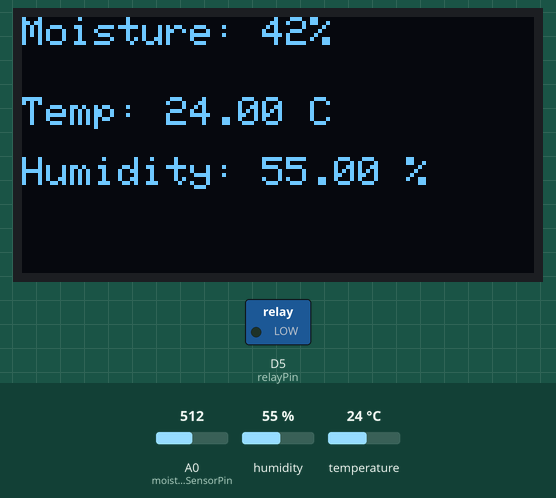
The sketch below on a simulated ESP8266 (NodeMCU). Shown: 128×64 one-colour display, switched loads named in the sketch (green lamp = pin HIGH). The test bench sets the inputs (shaded band); at power-on: A0 (moistureSensorPin) = 512, humidity 55 %, temperature 24 °C. WiFi joins after 1.5 s; servers stay silent unless stated; the display library's start-up logo is not drawn.

Above: at 5.0 s.
5.1 s: A0 (moistureSensorPin) set to 546
At 6.5 s:
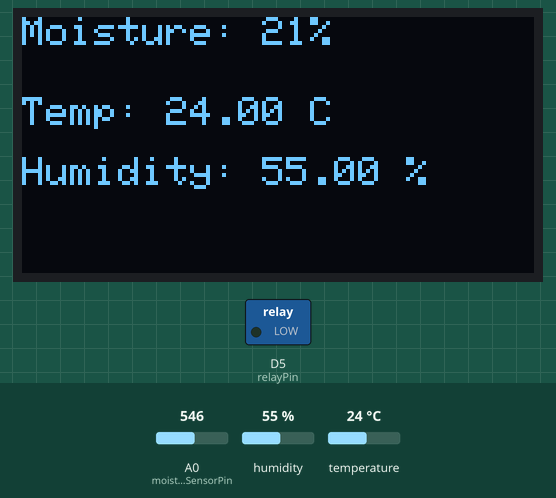
7.4 s: A0 (moistureSensorPin) set to 568
At 8.5 s:
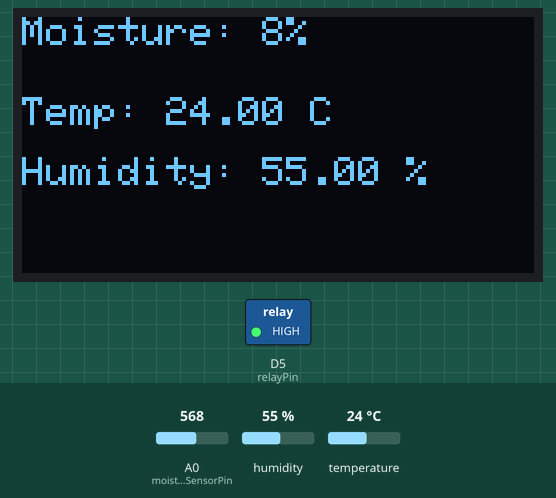
9.5 s: humidity set to 22 %
At 10.4 s:
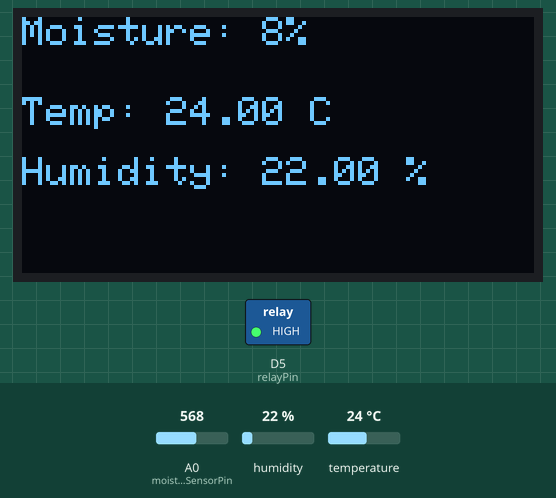
11.6 s: temperature set to 12 °C
At 13.4 s:
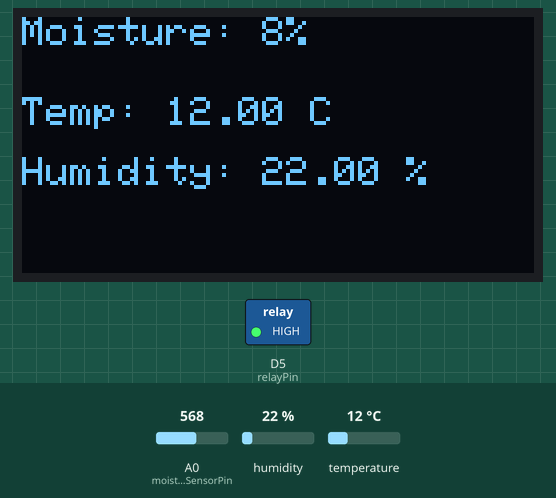
13.7 s: humidity set to 40 %
At 15.4 s:
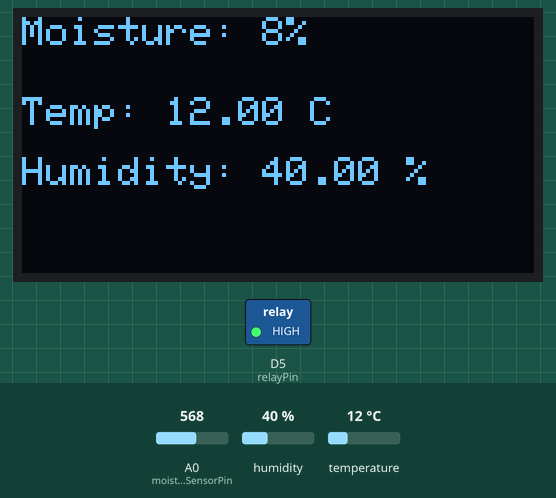
15.7 s: A0 (moistureSensorPin) set to 511
At 17.4 s:
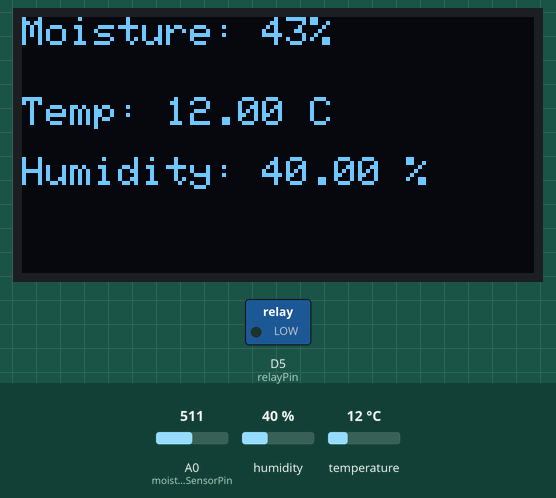
Timing chart, 0 to 18.8 s (numbered marks = the images above; inputs shaded):
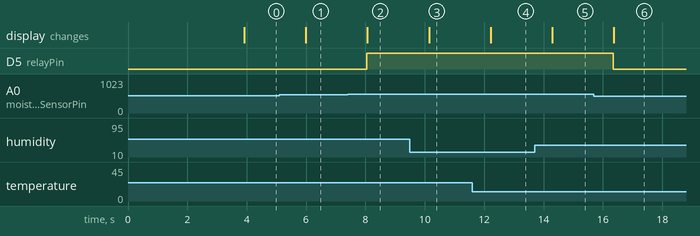

The sketch:

Smart_soil_moisture_monitoring.ino
```cpp
// 🔧 Blynk Configuration
#define BLYNK_TEMPLATE_ID "TMPL3huF9rXic"
#define BLYNK_TEMPLATE_NAME "Water system"
#define BLYNK_AUTH_TOKEN "CeCf5vCe8x-6-q_sjRLNj-7uKPoJFFR3"

// 📦 Libraries
#include <ESP8266WiFi.h>
#include <BlynkSimpleEsp8266.h>
#include <Wire.h>
#include <Adafruit_GFX.h>
#include <Adafruit_SSD1306.h>
#include <DHT.h>

// 📶 WiFi Credentials
char ssid[] = "AR";
char pass[] = "12345678";

// 📺 OLED settings
#define SCREEN_WIDTH 128
#define SCREEN_HEIGHT 64
#define OLED_RESET -1
Adafruit_SSD1306 display(SCREEN_WIDTH, SCREEN_HEIGHT, &Wire, OLED_RESET);

// 🌱 Moisture Sensor
const int moistureSensorPin = A0;
int airValue = 582;
int waterValue = 420;

// ⚡ Relay
const int relayPin = D5;

// 🌡️ DHT11 Sensor
#define DHTPIN D4
#define DHTTYPE DHT11
DHT dht(DHTPIN, DHTTYPE);

void setup() {
  Serial.begin(9600);

  // Initialize OLED
  if (!display.begin(SSD1306_SWITCHCAPVCC, 0x3C)) {
    Serial.println(F("SSD1306 allocation failed"));
    while (true); // Stop if OLED fails
  }
  display.display();
  delay(2000);
  display.clearDisplay();

  // Initialize Relay and DHT
  pinMode(relayPin, OUTPUT);
  digitalWrite(relayPin, LOW);
  dht.begin();

  // Connect to WiFi and Blynk
  WiFi.begin(ssid, pass);
  Blynk.begin(BLYNK_AUTH_TOKEN, ssid, pass);
}

void loop() {
  Blynk.run();

  // 🌱 Read Soil Moisture
  int sensorValue = analogRead(moistureSensorPin);
  int moisturePercent = map(sensorValue, airValue, waterValue, 0, 100);
  moisturePercent = constrain(moisturePercent, 0, 100);

  // 🌡️ Read Temperature and Humidity
  float temperature = dht.readTemperature();
  float humidity = dht.readHumidity();

  // 🛰️ Send to Blynk
  Blynk.virtualWrite(V0, moisturePercent);
  Blynk.virtualWrite(V1, temperature);
  Blynk.virtualWrite(V2, humidity);

  // ⚡ Relay Control: ON when 0-15%, OFF at 16% or higher
  if (moisturePercent >= 0 && moisturePercent <= 15) {
    digitalWrite(relayPin, HIGH);
  } else {
    digitalWrite(relayPin, LOW);
  }

  // 📺 Display on OLED
  display.clearDisplay();
  display.setTextSize(1);
  display.setTextColor(SSD1306_WHITE);

  display.setCursor(0, 0);
  display.print("Moisture: ");
  display.print(moisturePercent);
  display.println("%");

  display.setCursor(0, 20);
  display.print("Temp: ");
  if (isnan(temperature)) {
    display.print("Error");
  } else {
    display.print(temperature);
    display.print(" C");
  }

  display.setCursor(0, 35);
  display.print("Humidity: ");
  if (isnan(humidity)) {
    display.print("Error");
  } else {
    display.print(humidity);
    display.print(" %");
  }

  display.display();
  delay(1000);
}
```

Measured:
- the behaviour switches between 555 and 556 on A0 (moistureSensorPin) (found by bisection; images 1 and 2)
- after the input at 5.1 s, the display: changes after 0.89 s (image 1)
- after the input at 7.4 s, D5 (relayPin): LOW → HIGH after 0.64 s; the display: changes after 0.67 s (image 2)
- after the input at 9.5 s, the display: changes after 0.64 s (image 3)
- after the input at 11.6 s, the display: changes after 0.62 s (image 4)
- after the input at 13.7 s, the display: changes after 0.60 s (image 5)
- after the input at 15.7 s, D5 (relayPin): HIGH → LOW after 0.65 s; the display: changes after 0.67 s (image 6)
